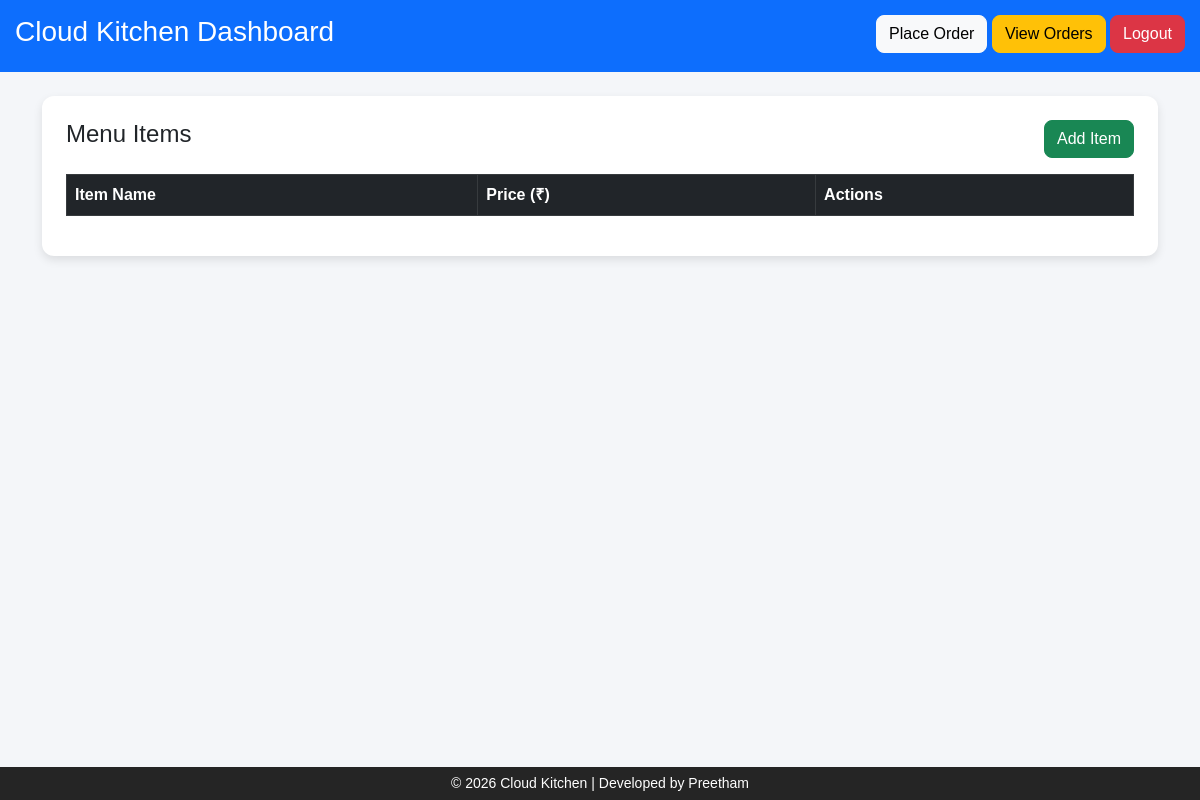
Page / (signed in) on the earlier database version.
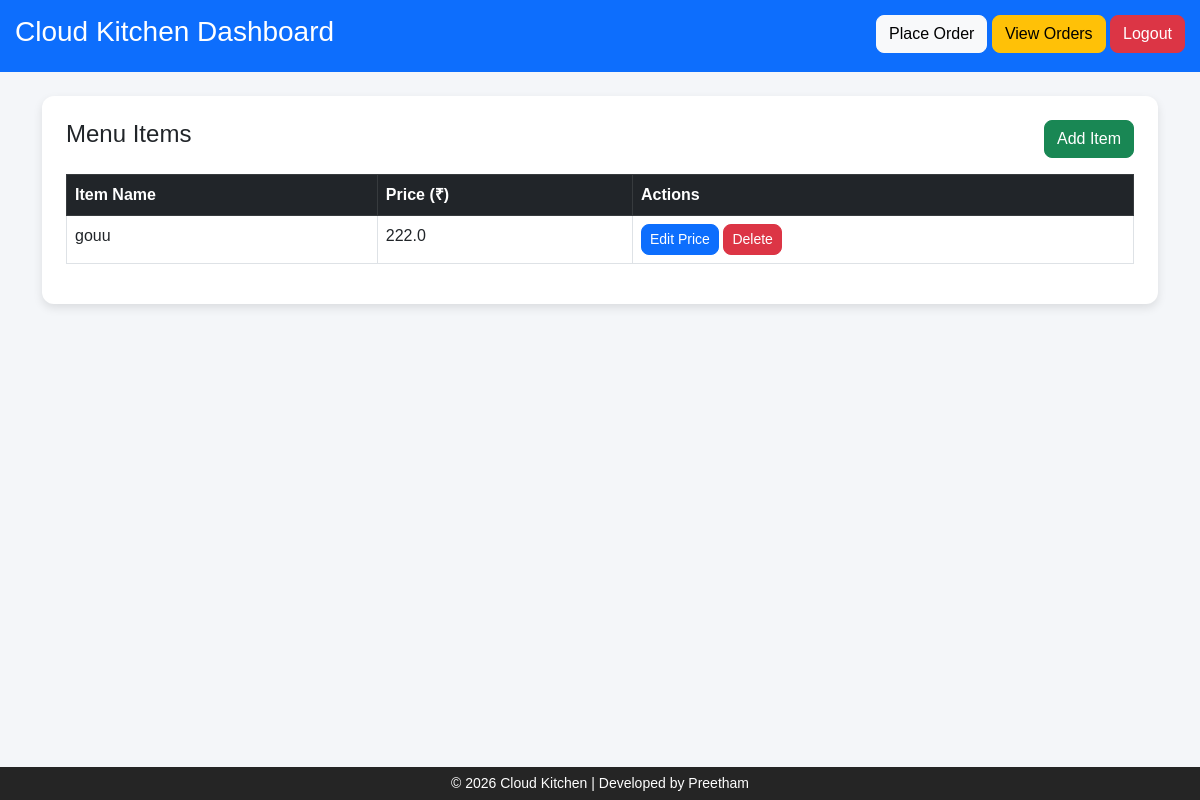
Same page on the later database version.
### tables this page shows
CREATE TABLE items(
        id INTEGER PRIMARY KEY AUTOINCREMENT,
        name TEXT,
        price REAL
    );

### app.py (the view)
@app.route("/")
def index():
    if not session.get("admin"):
        return redirect("/login")
    conn = sqlite3.connect(DB_PATH)
    cursor = conn.cursor()
    cursor.execute("SELECT * FROM items")
    items = cursor.fetchall()
    conn.close()
    now = datetime.now()
    current_date = now.strftime("%d %B %Y")
    current_time = now.strftime("%I:%M %p")
    return render_template(
        "index.html",
        items=items,
        current_date=current_date,
        current_time=current_time
    )

### templates/index.html (shortened to what this page needs)
<!DOCTYPE html>
<html>
<head>
<link href="https://cdn.jsdelivr.net/npm/bootstrap@5.3.0/dist/css/bootstrap.min.css" rel="stylesheet">
</head>
<body>
<div class="header d-flex justify-content-between">
<h3>Cloud Kitchen Dashboard</h3>
<div>
<a href="/order" class="btn btn-light">Place Order</a>
<a href="/orders" class="btn btn-warning">View Orders</a>
<a href="/logout" class="btn btn-danger">Logout</a>
</div>
</div>
<div class="container mt-4">
<div class="card p-4">
<div class="d-flex justify-content-between mb-3">
<h4>Menu Items</h4>
<a href="/add" class="btn btn-success">Add Item</a>
</div>
<table class="table table-bordered table-hover">
<thead class="table-dark">
<tr>
<th>Item Name</th>
<th>Price (₹)</th>
<th>Actions</th>
</tr>
</thead>
<tbody>
{% for item in items %}
<tr>
<td>{{ item[1] }}</td>
<td>{{ item[2] }}</td>
<td>
<a href="/edit_price/{{ item[0] }}" class="btn btn-sm btn-primary">Edit Price</a>
<a href="/delete/{{ item[0] }}" class="btn btn-sm btn-danger">Delete</a>
</td>
</tr>
{% endfor %}
</tbody>
</table>
</div>
</div>
<footer>
© 2026 Cloud Kitchen | Developed by Preetham
</footer>
</body>
</html>

Differences in the rows shown:
added items: name "gouu", price "222.0"
